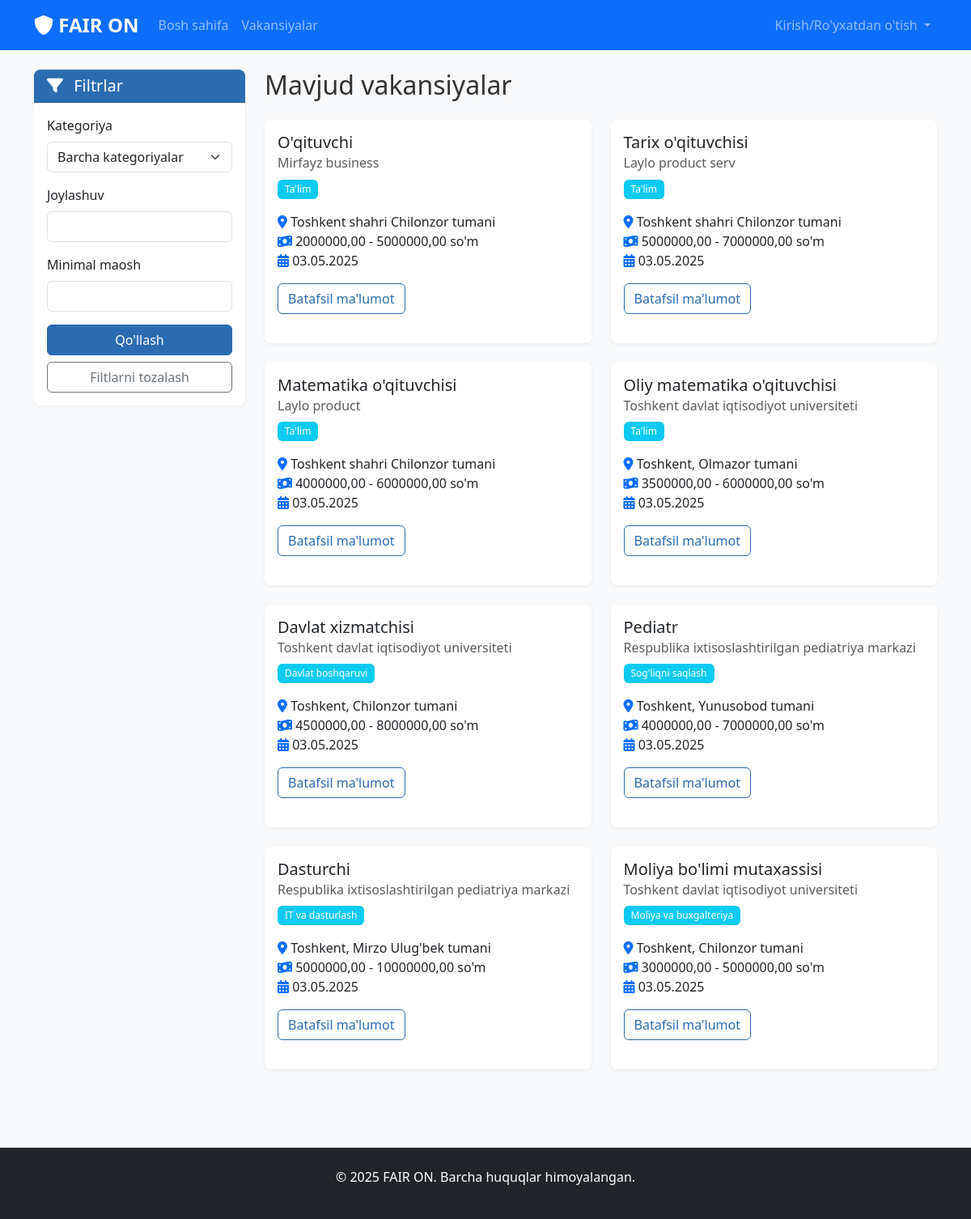
The page /jobs/vacancies/ on the database its author committed.
### jobs/models.py (models this page shows, shortened)
class JobVacancy(models.Model):
    employer = models.ForeignKey(EmployerProfile, on_delete=models.CASCADE, related_name='vacancies')
    title = models.CharField(_('lavozim nomi'), max_length=255)
    category = models.ForeignKey(JobCategory, on_delete=models.CASCADE, related_name='vacancies')
    requirements = models.TextField(_('talablar'))
    salary_min = models.DecimalField(_('minimal maosh'), max_digits=10, decimal_places=2)
    salary_max = models.DecimalField(_('maksimal maosh'), max_digits=10, decimal_places=2)
    location = models.CharField(_('joylashuv'), max_length=255)
    is_active = models.BooleanField(_('faol'), default=True)
    created_at = models.DateTimeField(_('yaratilgan sana'), auto_now_add=True)
    class Meta:
        verbose_name = _('vakansiya')
        verbose_name_plural = _('vakansiyalar')
        ordering = ['-created_at']

class JobCategory(models.Model):
    name = models.CharField(_('nomi'), max_length=100)
    description = models.TextField(_('tavsif'), blank=True)
    class Meta:
        verbose_name = _('vakansiya kategoriyasi')
        verbose_name_plural = _('vakansiya kategoriyalari')

### accounts/models.py (models this page shows, shortened)
class EmployerProfile(models.Model):
    user = models.OneToOneField(User, on_delete=models.CASCADE, related_name='employer_profile')
    company_name = models.CharField(_('tashkilot nomi'), max_length=255)
    company_address = models.CharField(_('tashkilot manzili'), max_length=255)
    position = models.CharField(_('lavozimi'), max_length=100)

### jobs/views.py (the view)
# urls.py: path('vacancies/', views.CandidateVacancyListView.as_view(), name='vacancy_list_public'),
class CandidateVacancyListView(ListView):
    model = JobVacancy
    template_name = 'jobs/candidate/vacancy_list.html'
    context_object_name = 'vacancies'
    def get_queryset(self):
        return JobVacancy.objects.filter(is_active=True)

### jobs/templates/jobs/candidate/vacancy_list.html (shortened to what this page needs)
{% extends 'base.html' %}
{% load static %}
{% block content %}
<div class="row">
    <div class="col-md-3">
        <div class="card mb-4">
            <div class="card-header bg-primary text-white">
                <h5 class="mb-0"><i class="fas fa-filter me-2"></i> Filtrlar</h5>
            </div>
            <div class="card-body">
                <form method="get" action="{% url 'jobs:vacancy_list_public' %}">
                    <div class="mb-3">
                        <label for="category" class="form-label">Kategoriya</label>
                        <select name="category" id="category" class="form-select">
                            <option value="">Barcha kategoriyalar</option>
                        </select>
                    </div>
                    <div class="mb-3">
                        <label for="location" class="form-label">Joylashuv</label>
                        <input type="text" name="location" id="location" class="form-control" value="{{ request.GET.location|default:'' }}">
                    </div>
                    <div class="mb-3">
                        <label for="salary_min" class="form-label">Minimal maosh</label>
                        <input type="number" name="salary_min" id="salary_min" class="form-control" value="{{ request.GET.salary_min|default:'' }}">
                    </div>
                    <div class="d-grid gap-2">
                        <button type="submit" class="btn btn-primary">Qo'llash</button>
                        <a href="{% url 'jobs:vacancy_list_public' %}" class="btn btn-outline-secondary">Filtlarni tozalash</a>
                    </div>
                </form>
            </div>
        </div>
    </div>
    <div class="col-md-9">
        <h2 class="mb-4">Mavjud vakansiyalar</h2>
        {% if vacancies %}
            <div class="row">
                {% for vacancy in vacancies %}
                    <div class="col-lg-6 mb-4">
                        <div class="card h-100">
                            <div class="card-body">
                                <h5 class="card-title">{{ vacancy.title }}</h5>
                                <h6 class="card-subtitle mb-2 text-muted">{{ vacancy.employer.company_name }}</h6>
                                <div class="mb-3">
                                    <span class="badge bg-info">{{ vacancy.category.name }}</span>
                                </div>
                                <p class="card-text">
                                    <i class="fas fa-map-marker-alt text-primary"></i> {{ vacancy.location }}<br>
                                    <i class="fas fa-money-bill-wave text-primary"></i> {{ vacancy.salary_min }} - {{ vacancy.salary_max }} so'm<br>
                                    <i class="fas fa-calendar-alt text-primary"></i> {{ vacancy.created_at|date:"d.m.Y" }}
                                </p>
                                <div class="mt-auto">
                                    <a href="{% url 'jobs:candidate_vacancy_detail' pk=vacancy.id %}" class="btn btn-outline-primary">Batafsil ma'lumot</a>
                                </div>
                            </div>
                        </div>
                    </div>
                {% endfor %}
            </div>
        {% else %}
            <div class="alert alert-info">
                <i class="fas fa-info-circle me-2"></i> Hozircha vakansiyalar mavjud emas yoki sizning filtringizga mos vakansiyalar topilmadi.
            </div>
        {% endif %}
    </div>
</div>
{% endblock %}

### core/templates/base.html (shortened to what this page needs)
{% load static %}
<!DOCTYPE html>
<html lang="uz">
<head>
    <link href="https://cdn.jsdelivr.net/npm/bootstrap@5.3.0-alpha1/dist/css/bootstrap.min.css" rel="stylesheet">
    <link rel="stylesheet" href="https://cdnjs.cloudflare.com/ajax/libs/font-awesome/6.0.0/css/all.min.css">
    <link rel="stylesheet" href="{% static 'css/main.css' %}">
</head>
<body>
    <nav class="navbar navbar-expand-lg navbar-dark bg-primary">
        <div class="container">
            <a class="navbar-brand" href="{% url 'core:home' %}">
                <i class="fas fa-shield-alt"></i> FAIR ON
            </a>
            <div class="collapse navbar-collapse" id="navbarNav">
                <ul class="navbar-nav me-auto">
                    <li class="nav-item">
                        <a class="nav-link" href="{% url 'core:home' %}">Bosh sahifa</a>
                    </li>
                    <li class="nav-item">
                        <a class="nav-link" href="{% url 'jobs:vacancy_list_public' %}">Vakansiyalar</a>
                    </li>
                </ul>
                <ul class="navbar-nav">
                    {% if user.is_authenticated %}
                        <li class="nav-item dropdown">
                            <a class="nav-link dropdown-toggle" href="#" id="navbarDropdown" role="button" data-bs-toggle="dropdown">
                                {{ user.full_name }}
                            </a>
                            <ul class="dropdown-menu">
                                <li><a class="dropdown-item" href="{% url 'accounts:profile' %}">Profil</a></li>
                                <li><a class="dropdown-item" href="{% url 'accounts:logout' %}">Chiqish</a></li>
                            </ul>
                        </li>
                    {% else %}
                        <li class="nav-item dropdown">
                            <a class="nav-link dropdown-toggle" href="#" id="navbarDropdown" role="button" data-bs-toggle="dropdown">
                                Kirish/Ro'yxatdan o'tish
                            </a>
                        </li>
                    {% endif %}
                </ul>
            </div>
        </div>
    </nav>
    <main class="container py-4">
        {% block content %}{% endblock %}
    </main>
    <footer class="bg-dark text-white py-4 mt-5">
        <div class="container text-center">
            <p>&copy; {% now "Y" %} FAIR ON. Barcha huquqlar himoyalangan.</p>
        </div>
    </footer>
</body>
</html>

### static/css/main.css (style rules this page uses)
body { font-family: 'Segoe UI', Tahoma, Geneva, Verdana, sans-serif; background-color: #f8f9fa; color: #333; }
.navbar-brand { font-weight: bold; font-size: 1.5rem; }
.btn-primary { background-color: #2b6cb0; border-color: #2b6cb0; }
.btn-outline-primary { color: #2b6cb0; border-color: #2b6cb0; }
.card { border-radius: 8px; box-shadow: 0 2px 4px rgba(0, 0, 0, 0.05); margin-bottom: 20px; border: none; }
.card-header { border-top-left-radius: 8px !important; border-top-right-radius: 8px !important; background-color: #f8f9fa; font-weight: bold; }
.card-header.bg-primary { background-color: #2b6cb0 !important; }
.badge { font-weight: 500; padding: 0.5em 0.75em; border-radius: 6px; }
footer { margin-top: 2rem; border-top: 1px solid #e9ecef; }

### rows shown on the page
JobVacancy: title "O'qituvchi", employer.company_name "Mirfayz business", category.name "Ta'lim", location "Toshkent shahri Chilonzor tumani", salary_min "2000000,00", salary_max "5000000,00", created_at "03.05.2025"
JobVacancy: title "Tarix o'qituvchisi", employer.company_name "Laylo product serv", category.name "Ta'lim", location "Toshkent shahri Chilonzor tumani", salary_min "5000000,00", salary_max "7000000,00", created_at "03.05.2025"
JobVacancy: title "Matematika o'qituvchisi", employer.company_name "Laylo product", category.name "Ta'lim", location "Toshkent shahri Chilonzor tumani", salary_min "4000000,00", salary_max "6000000,00", created_at "03.05.2025"
JobVacancy: title "Oliy matematika o'qituvchisi", employer.company_name "Toshkent davlat iqtisodiyot universiteti", category.name "Ta'lim", location "Toshkent, Olmazor tumani", salary_min "3500000,00", salary_max "6000000,00", created_at "03.05.2025"
JobVacancy: title "Davlat xizmatchisi", employer.company_name "Toshkent davlat iqtisodiyot universiteti", category.name "Davlat boshqaruvi", location "Toshkent, Chilonzor tumani", salary_min "4500000,00", salary_max "8000000,00", created_at "03.05.2025"
JobVacancy: title "Pediatr", employer.company_name "Respublika ixtisoslashtirilgan pediatriya markazi", category.name "Sog'liqni saqlash", location "Toshkent, Yunusobod tumani", salary_min "4000000,00", salary_max "7000000,00", created_at "03.05.2025"
JobVacancy: title "Dasturchi", employer.company_name "Respublika ixtisoslashtirilgan pediatriya markazi", category.name "IT va dasturlash", location "Toshkent, Mirzo Ulug'bek tumani", salary_min "5000000,00", salary_max "10000000,00", created_at "03.05.2025"
JobVacancy: title "Moliya bo'limi mutaxassisi", employer.company_name "Toshkent davlat iqtisodiyot universiteti", category.name "Moliya va buxgalteriya", location "Toshkent, Chilonzor tumani", salary_min "3000000,00", salary_max "5000000,00", created_at "03.05.2025"
